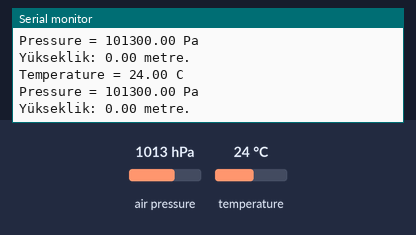
The sketch below on a simulated Arduino Uno, built with avr-gcc and run on an emulated ATmega328P. Shown: the last lines printed to the serial monitor. Inputs (shaded band) come from the test bench; at power-on: air pressure 1013 hPa, temperature 24 °C.

Above: at 1.2 s.
1.3 s: air pressure set to 952 hPa
At 2.5 s:
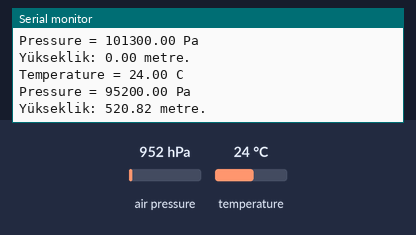
2.8 s: temperature set to 12 °C
At 3.6 s:
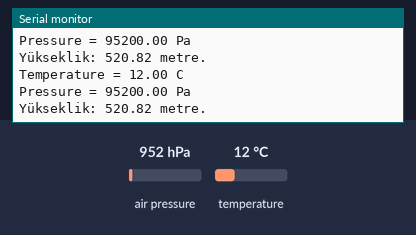
4.3 s: air pressure set to 975 hPa
At 5.8 s:
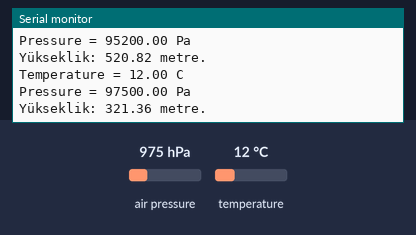
Timing chart, 0 to 7.3 s (numbered marks = the images above; inputs shaded):
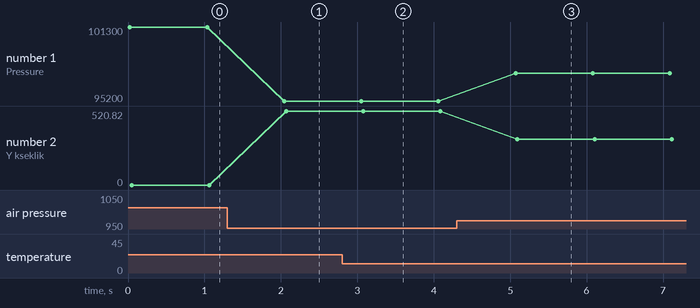

The sketch:

BMP_280_0meterReference.ino
```cpp
#include <Wire.h>
#include <Adafruit_Sensor.h>
#include <Adafruit_BMP280.h>

Adafruit_BMP280 bmp;

// Değiştirilmesi gereken parametreler
float seaLevelPressure = 1013.25;  // deniz seviyesi basıncı (hektopaskal)
float currentAltitude = 0.0;      // bulunduğunuz yerin yüksekliği (metre)

void setup() {
  Serial.begin(9600);
  if (!bmp.begin(0x76)) {
    Serial.println("BMP280 sensörü bulunamadı, bağlantıları kontrol edin!");
    while (1);
  }
  // BMP280 sensörüyle ilk okuma yapılır
  float currentPressure = bmp.readPressure() / 100.0F; // basınç değeri (hektopaskal)
  currentAltitude = 44330 * (1.0 - pow(currentPressure / seaLevelPressure, 0.1903)); // yükseklik (metre)
}

void loop() {
  Serial.print(F("Temperature = "));
    Serial.print(bmp.readTemperature());
    Serial.println(" C");

    Serial.print(F("Pressure = "));
    Serial.print(bmp.readPressure());
    Serial.println(" Pa");
  float pressure = bmp.readPressure() / 100.0F; // basınç değeri (hektopaskal)
  float altitude = 44330*(1.0 - pow(pressure / seaLevelPressure, 0.1903)); // yükseklik (metre)
  float altitudeFromSeaLevel = altitude - currentAltitude; // deniz seviyesine göre yükseklik (metre)
  Serial.print("Yükseklik: ");
  Serial.print(altitudeFromSeaLevel);
  Serial.println(" metre.");
  delay(1000);
}//bmp280 0 metre referans kodu
```

Measured:
- after the input at 1.3 s, the serial monitor: prints a new line after 0.74 s (image 1)
- after the input at 2.8 s, the serial monitor: prints a new line after 0.23 s (image 2)
- after the input at 4.3 s, the serial monitor: prints a new line after 0.77 s (image 3)
- plotted number 1: 101300 → 95200 after the input at 1.3 s, 95200 → 97500 after the input at 4.3 s
- plotted number 2: 0 → 520.82 after the input at 1.3 s, 520.82 → 321.36 after the input at 4.3 s
